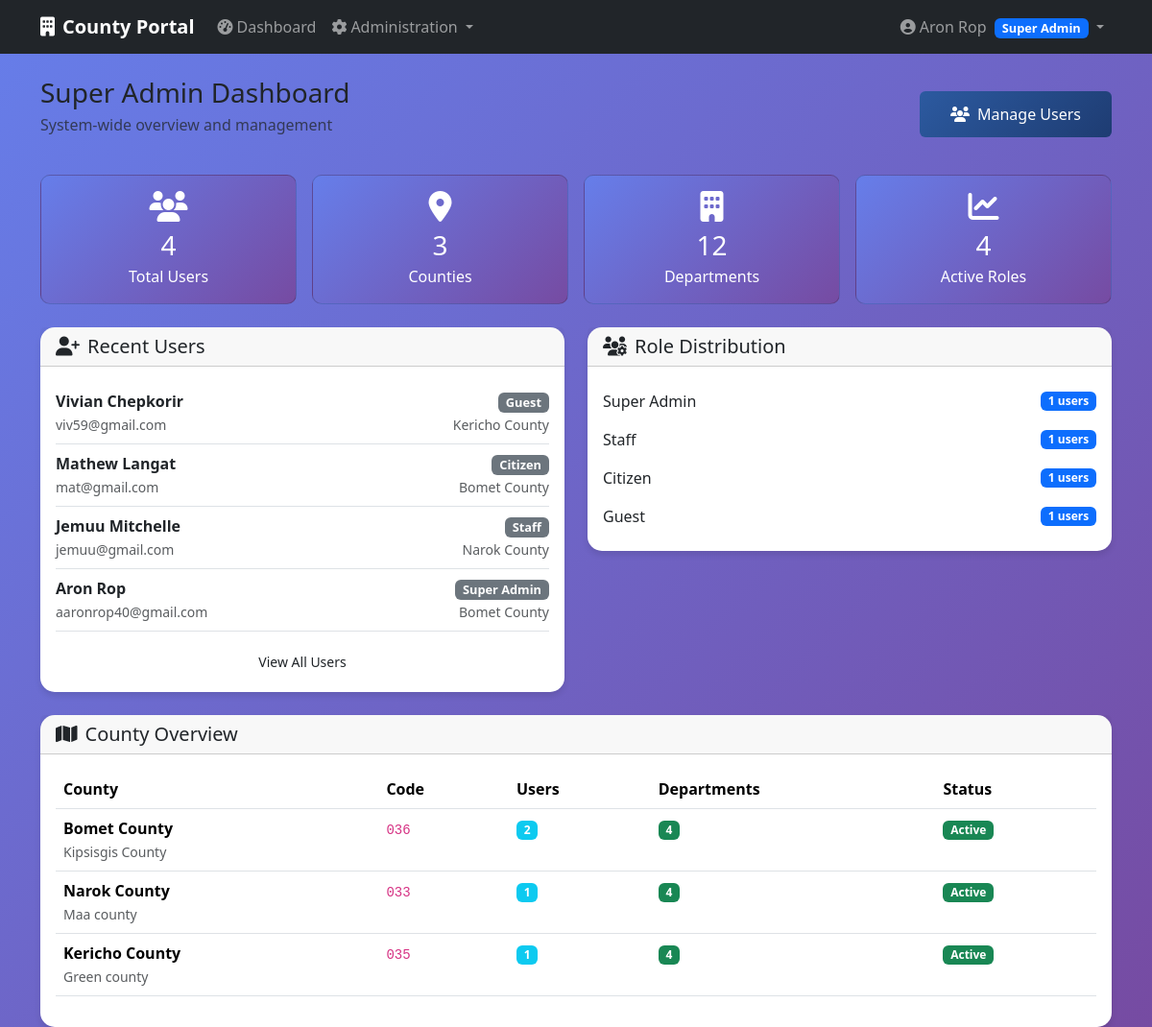
The page /admin-dashboard (signed in) on the database as committed earlier.
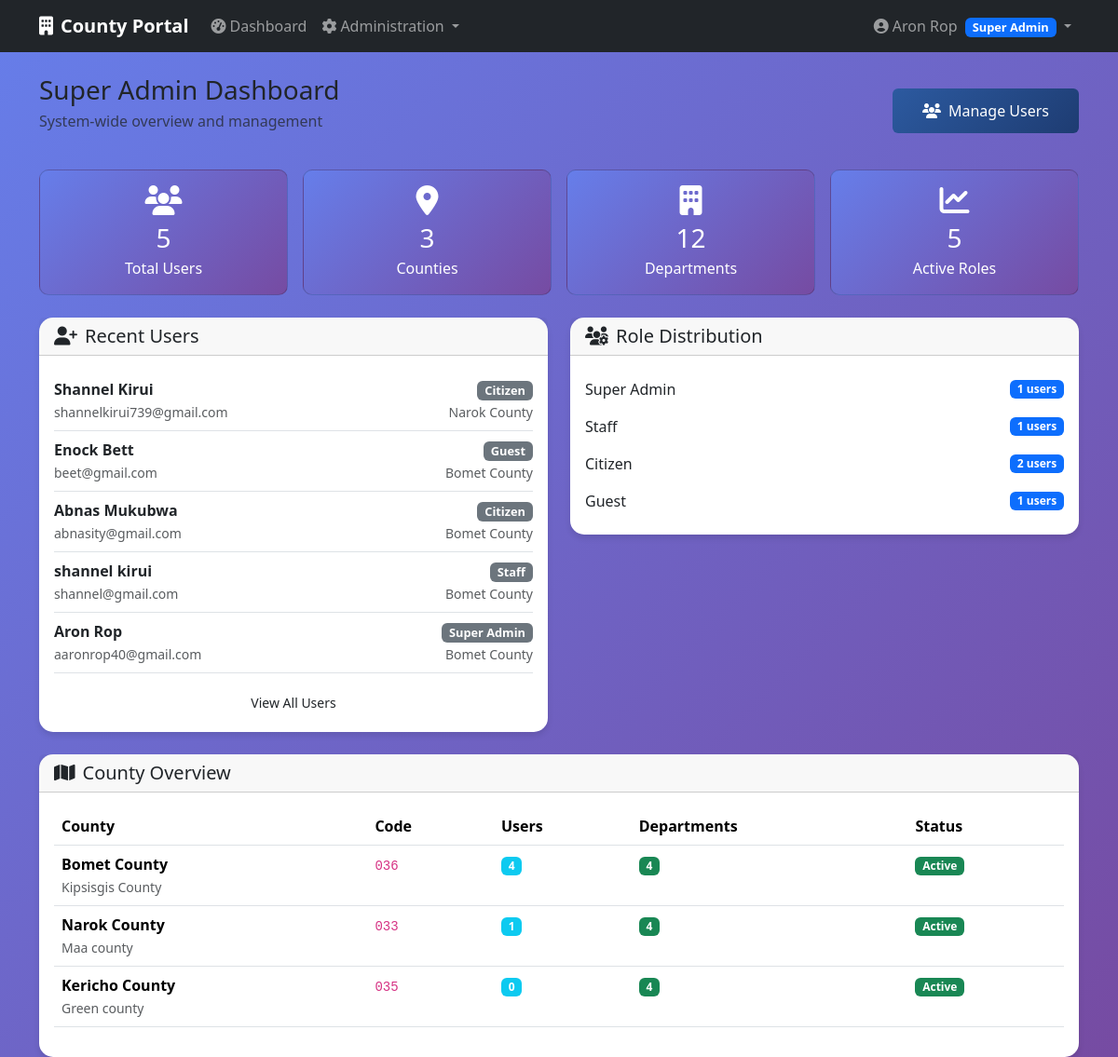
The same page on the database as committed later.
### app/models/user.py (models this page shows, shortened)
class User(db.Model, UserMixin):
    __tablename__ = 'users'
    id = db.Column(db.Integer, primary_key=True)
    email = db.Column(db.String(255), unique=True, nullable=False)
    password = db.Column(db.String(128), nullable=False)
    first_name = db.Column(db.String(100))
    last_name = db.Column(db.String(100))
    phone = db.Column(db.String(20))
    active = db.Column(db.Boolean(), default=True)
    confirmed_at = db.Column(db.DateTime())
    created_at = db.Column(db.DateTime(), default=db.func.current_timestamp())
    fs_uniquifier = db.Column(db.String(64), unique=True, nullable=False, default=lambda: str(uuid.uuid4()))
    county_id = db.Column(db.Integer, db.ForeignKey('counties.id'))
    department_id = db.Column(db.Integer, db.ForeignKey('departments.id'))
    last_login_at = db.Column(db.DateTime())
    current_login_at = db.Column(db.DateTime())
    last_login_ip = db.Column(db.String(45))
    current_login_ip = db.Column(db.String(45))
    login_count = db.Column(db.Integer, default=0)
    roles = db.relationship('Role', secondary=roles_users, backref=db.backref('users', lazy='dynamic'))
    def full_name(self):
        if self.first_name and self.last_name:
            return f"{self.first_name} {self.last_name}"
        return self.email.split('@')[0] #Fallback if the user dont provide first_name or last_name or both
    def has_role(self, role_name):
        return any(role.name == role_name for role in self.roles)

class Role(db.Model, RoleMixin):
    __tablename__ = 'roles'
    id = db.Column(db.Integer, primary_key=True)
    name = db.Column(db.String(80), unique=True, nullable=False)
    description = db.Column(db.String(255), nullable=True)

### app/models/county.py (models this page shows, shortened)
class County(db.Model):
        __tablename__ = 'counties'
        id = db.Column(db.Integer, primary_key=True)
        name = db.Column(db.String(100), unique=True, nullable=False)
        code = db.Column(db.String(10), unique=True, nullable=False)
        description = db.Column(db.Text)
        active = db.Column(db.Boolean, default=True)
        created_at = db.Column(db.DateTime, default=datetime.utcnow)
        users = db.relationship('User', backref='county', lazy='dynamic')
        departments = db.relationship('Department', backref='county',lazy='dynamic')

### app/main/views.py (the view)
@main_bp.route('/admin-dashboard')
@login_required
@roles_required(UserRoles.SUPER_ADMIN)
def admin_dashboard():
    total_users = User.query.count()
    total_counties = County.query.count()
    total_departments = Department.query.count()
    recent_users = User.query.order_by(User.created_at.desc()).limit(5).all()
    role_stats = {}
    for role in Role.query.all():
        role_stats[role.name] = len(role.users.all())
    county_stats = []
    for county in County.query.all():
        county_stats.append({
            'county': county,
            'user_count': county.users.count(),
            'department_count': county.departments.count()
        })
    return render_template('main/admin_dashboard.html',
                            total_users=total_users,
                            total_counties=total_counties,
                            total_departments=total_departments,
                            recent_users=recent_users,
                            role_stats=role_stats,
                            county_stats=county_stats)

### app/templates/main/admin_dashboard.html (shortened to what this page needs)
{% extends "base.html" %}
    {% block content %}
    <div class="row">
        <div class="col-12">
            <div class="d-flex justify-content-between align-items-center mb-4">
                <div>
                    <h1 class="h3 mb-1">Super Admin Dashboard</h1>
                    <p class="text-muted">System-wide overview and management</p>
                </div>
                <div>
                    <a href="{{ url_for('auth_bp.users') }}" class="btn btn-primary">
                        <i class="fas fa-users me-2"></i>Manage Users
                    </a>
                </div>
            </div>
        </div>
    </div>
    <div class="row g-3 mb-4">
        <div class="col-md-3">
            <div class="card stat-card">
                <div class="card-body text-center">
                    <i class="fas fa-users fa-2x mb-2"></i>
                    <h3 class="mb-1">{{ total_users }}</h3>
                    <p class="mb-0">Total Users</p>
                </div>
            </div>
        </div>
        <div class="col-md-3">
            <div class="card stat-card">
                <div class="card-body text-center">
                    <i class="fas fa-map-marker-alt fa-2x mb-2"></i>
                    <h3 class="mb-1">{{ total_counties }}</h3>
                    <p class="mb-0">Counties</p>
                </div>
            </div>
        </div>
        <div class="col-md-3">
            <div class="card stat-card">
                <div class="card-body text-center">
                    <i class="fas fa-building fa-2x mb-2"></i>
                    <h3 class="mb-1">{{ total_departments }}</h3>
                    <p class="mb-0">Departments</p>
                </div>
            </div>
        </div>
        <div class="col-md-3">
            <div class="card stat-card">
                <div class="card-body text-center">
                    <i class="fas fa-chart-line fa-2x mb-2"></i>
                    <h3 class="mb-1">{{ role_stats.values() | sum }}</h3>
                    <p class="mb-0">Active Roles</p>
                </div>
            </div>
        </div>
    </div>
    <div class="row">
        <div class="col-md-6">
            <div class="card dashboard-card">
                <div class="card-header">
                    <h5 class="card-title mb-0">
                        <i class="fas fa-user-plus me-2"></i>Recent Users
                    </h5>
                </div>
                <div class="card-body">
                    {% for user in recent_users %}
                    <div class="d-flex justify-content-between align-items-center py-2 border-bottom">
                        <div>
                            <strong>{{ user.full_name() }}</strong><br>
                            <small class="text-muted">{{ user.email }}</small>
                        </div>
                        <div class="text-end">
                            {% for role in user.roles %}
                            <span class="badge bg-secondary role-badge">{{ role.
  name.replace('_', ' ').title() }}</span>
                            {% endfor %}
                            {% if user.county %}
                            <br><small class="text-muted">{{ user.county.name
  }}</small>
                            {% endif %}
                        </div>
                    </div>
                    {% endfor %}
                    <div class="text-center mt-3">
                        <a href="{{ url_for('auth_bp.users') }}" class="btn btn-
  outline-primary btn-sm">
                            View All Users
                        </a>
                    </div>
                </div>
            </div>
        </div>
        <div class="col-md-6">
            <div class="card dashboard-card">
                <div class="card-header">
                    <h5 class="card-title mb-0">
                        <i class="fas fa-users-cog me-2"></i>Role Distribution
                    </h5>
                </div>
                <div class="card-body">
                    {% for role_name, count in role_stats.items() %}
                    <div class="d-flex justify-content-between align-items-center
  py-2">
                        <span>{{ role_name.replace('_', ' ').title() }}</span>
                        <span class="badge bg-primary">{{ count }} users</span>
                    </div>
                    {% endfor %}
                </div>
            </div>
        </div>
    </div>
    <div class="row mt-4">
        <div class="col-12">
            <div class="card dashboard-card">
                <div class="card-header">
                    <h5 class="card-title mb-0">
                        <i class="fas fa-map me-2"></i>County Overview
                    </h5>
                </div>
                <div class="card-body">
                    <div class="table-responsive">
                        <table class="table table-hover">
                            <thead>
                                <tr>
                                    <th>County</th>
                                    <th>Code</th>
                                    <th>Users</th>
                                    <th>Departments</th>
                                    <th>Status</th>
                                </tr>
                            </thead>
                            <tbody>
                                {% for stat in county_stats %}
                                <tr>
                                    <td>
                                        <strong>{{ stat.county.name }}</strong>
                                        {% if stat.county.description %}
                                        <br><small class="text-muted">{{ stat.
  county.description }}</small>
                                        {% endif %}
                                    </td>
                                    <td><code>{{ stat.county.code }}</code></td>
                                    <td><span class="badge bg-info">{{ stat.
  user_count }}</span></td>
                                    <td><span class="badge bg-success">{{ stat.
  department_count }}</span></td>
                                    <td>
                                        <span class="badge bg-{{ 'success' if stat.
  county.active else 'danger' }}">
                                            {{ 'Active' if stat.county.active else
  'Inactive' }}
                                        </span>
                                    </td>
                                </tr>
                                {% endfor %}
                            </tbody>
                        </table>
                    </div>
                </div>
            </div>
        </div>
    </div>
    {% endblock %}

### app/templates/base.html (shortened to what this page needs)
<!DOCTYPE html>
    <html lang="en">
    <head>
        <link href="https://cdn.jsdelivr.net/npm/bootstrap@5.3.2/dist/css/bootstrap.min.css" rel="stylesheet">
        <link href="https://cdnjs.cloudflare.com/ajax/libs/font-awesome/6.4.0/css/all.min.css" rel="stylesheet">
    </head>
    <body>
        <nav class="navbar navbar-expand-lg navbar-dark bg-dark">
            <div class="container">
                <a class="navbar-brand" href="{{ url_for('main_bp.index') }}">
                    <i class="fas fa-building me-2"></i>County Portal
                </a>
                {% if current_user.is_authenticated %}
                <div class="collapse navbar-collapse" id="navbarNav">
                    <ul class="navbar-nav me-auto">
                        <li class="nav-item">
                            <a class="nav-link" href="{{ url_for('main_bp.dashboard') }}">
                                <i class="fas fa-tachometer-alt me-1"></i>Dashboard
                            </a>
                        </li>
                        {% if current_user.has_role('super_admin') %}
                        <li class="nav-item dropdown">
                            <a class="nav-link dropdown-toggle" href="#" id="adminDropdown" role="button" data-bs-toggle="dropdown">
                                <i class="fas fa-cog me-1"></i>Administration
                            </a>
                        </li>
                        {% endif %}
                    </ul>
                    <ul class="navbar-nav">
                        <li class="nav-item dropdown">
                            <a class="nav-link dropdown-toggle" href="#" id="userDropdown" role="button" data-bs-toggle="dropdown">
                                <i class="fas fa-user-circle me-1"></i>{{ current_user.full_name() }}
                                {% for role in current_user.roles %}
                                <span class="badge bg-primary role-badge ms-1">{{ role.name.replace('_', ' ').title() }}</span>
                                {% endfor %}
                            </a>
                        </li>
                    </ul>
                </div>
                {% else %}
                <div class="d-flex">
                    <a href="{{ url_for('security.login') }}" class="btn btn-outline-light me-2">Login</a>
                    <a href="{{ url_for('security.register') }}" class="btn btn-primary">Register</a>
                </div>
                {% endif %}
            </div>
        </nav>
        <main class="container mt-4">
            {% block content %}{% endblock %}
        </main>
    </body>
    </html>

### app/templates/base.html (style rules this page uses)
:root { --primary-color: #2c5aa0; --secondary-color: #f8f9fa; --success-color: #28a745; --danger-color: #dc3545; --warning-color: #ffc107; }
body { background: linear-gradient(135deg, #667eea 0%, #764ba2 100%); min-height: 100vh; font-family: 'Segoe UI', Tahoma, Geneva, Verdana, sans-serif; }
.navbar-brand { font-weight: bold; }
.dashboard-card { border: none; border-radius: 15px; box-shadow: 0 4px 6px rgba(0, 0, 0, 0.1); transition: transform 0.2s; }
.stat-card { background: linear-gradient(135deg, #667eea 0%, #764ba2 100%); color: white; border-radius: 10px; }
.role-badge { font-size: 0.8em; padding: 0.25rem 0.5rem; }
.btn-primary { background: linear-gradient(135deg, var(--primary-color) 0%, #1e3c72 100%); border: none; padding: 0.75rem 2rem; font-weight: 500; transition: transform 0.2s ease; }

Rows that differ between the two databases and show on the page:
removed User: full_name "Vivian Chepkorir", email "viv59@gmail.com", county.name "Kericho County", Role (name "Guest")
removed User: full_name "Mathew Langat", email "mat@gmail.com", county.name "Bomet County", Role (name "Citizen")
removed User: full_name "Jemuu Mitchelle", email "jemuu@gmail.com", county.name "Narok County", Role (name "Staff")
added User: full_name "Shannel Kirui", email "shannelkirui739@gmail.com", county.name "Narok County", Role (name "Citizen")
computed for Role "Citizen": count "1" → "2"
added User: full_name "Enock Bett", email "beet@gmail.com", county.name "Bomet County", Role (name "Guest")
added User: full_name "Abnas Mukubwa", email "abnasity@gmail.com", county.name "Bomet County", Role (name "Citizen")
added User: full_name "shannel kirui", email "shannel@gmail.com", county.name "Bomet County", Role (name "Staff")
Other text that changed with them:
{{ total_users }}: "4" → "5"
{{ role_stats.values() | sum }}: "4" → "5"
new list line: "Bomet County Kipsisgis County 036 Active"
new list line: "4 4"
new list line: "Kericho County Green county 035 Active"
new list line: "0 4"
list line gone: "Bomet County Kipsisgis County 036 Active"
list line gone: "2 4"
list line gone: "Kericho County Green county 035 Active"
list line gone: "1 4"
